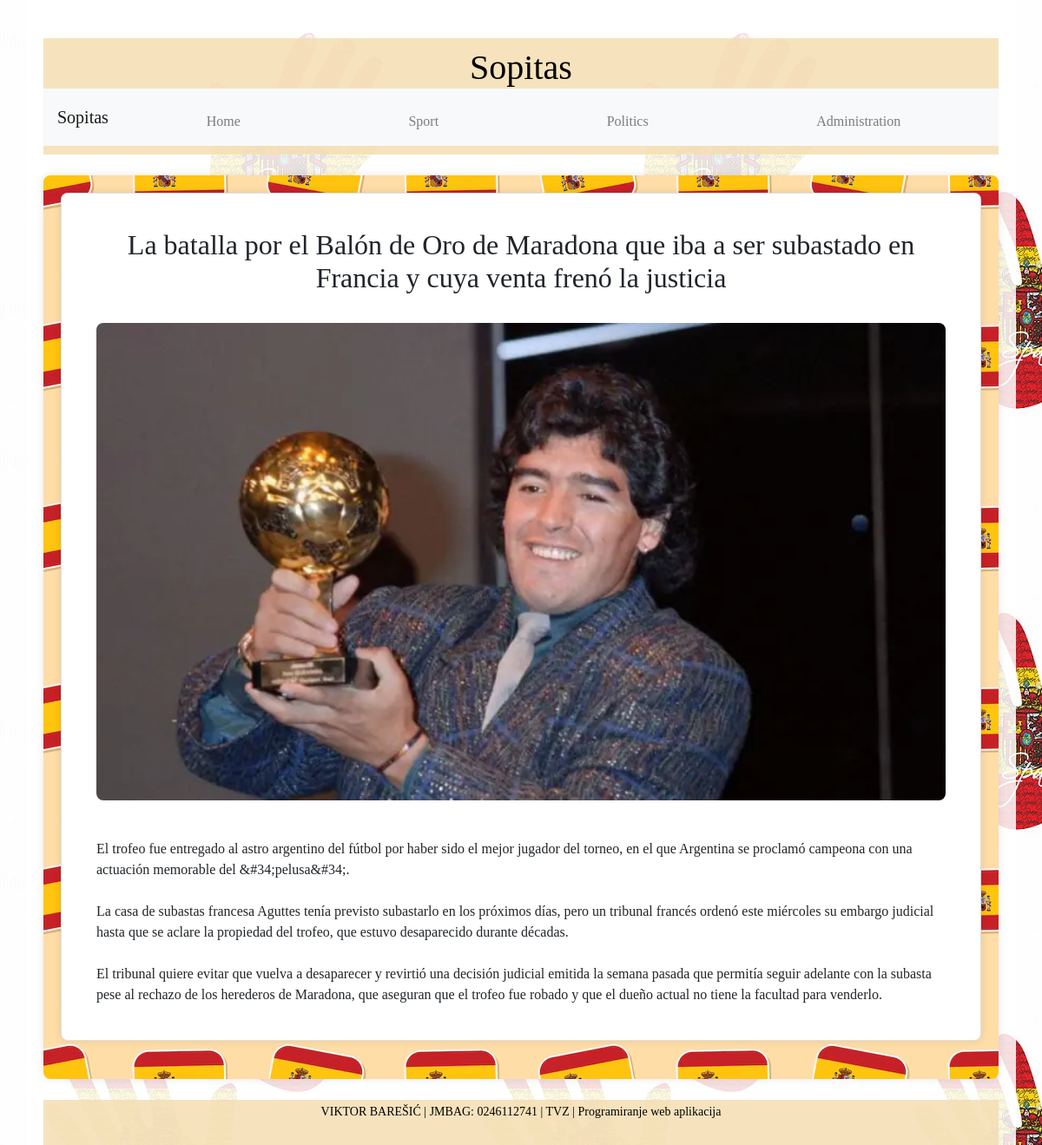
Page /article.php?id=30 on the committed database.
### tables this page shows
CREATE TABLE `news` (
  `id` int(11) NOT NULL,
  `title` varchar(255) NOT NULL,
  `summary` varchar(255) NOT NULL,
  `image` varchar(255) NOT NULL,
  `category` varchar(50) NOT NULL,
  `content` text NOT NULL
);

### article.php (the view, shortened to what this page needs)
<?php
require __DIR__ . '/config.php';
if (isset($_GET['id'])) {
    $article_id = $_GET['id'];
    $stmt = $conn->prepare("SELECT * FROM news WHERE id = ?");
    $stmt->bind_param('i', $article_id);
    $stmt->execute();
    $result = $stmt->get_result();
    $article = $result->fetch_assoc();
} else {
    die("Article ID not specified.");
}
?>
<!DOCTYPE html>
<html lang="en">
<head>
    <link rel="stylesheet" href="https://stackpath.bootstrapcdn.com/bootstrap/4.5.2/css/bootstrap.min.css">
    <link rel="stylesheet" href="css/style.css">
</head>
<body>
    <div class="container">
        <header class="my-4">
            <div class="header-title">
                <h1>Sopitas</h1>
            </div>
            <nav class="navbar navbar-expand-lg navbar-light bg-light w-100">
                <a class="navbar-brand" href="index.php">Sopitas</a>
                <div class="collapse navbar-collapse" id="navbarNav">
                    <ul class="navbar-nav">
                        <li class="nav-item"><a class="nav-link" href="index.php">Home</a></li>
                        <li class="nav-item"><a class="nav-link" href="sport.php">Sport</a></li>
                        <li class="nav-item"><a class="nav-link" href="politics.php">Politics</a></li>
                        <?php if (isset($_SESSION['username'])): ?>
                            <?php if ($_SESSION['role'] === 'admin'): ?>
                                <li class="nav-item"><a class="nav-link" href="enter_news.php">Enter News</a></li>
                            <?php endif; ?>
                            <li class="nav-item"><a class="nav-link" href="logout.php">Logout</a></li>
                        <?php else: ?>
                            <li class="nav-item"><a class="nav-link" href="administration.php?action=login">Administration</a></li>
                        <?php endif; ?>
                    </ul>
                </div>
            </nav>
        </header>
        <main>
            <article class="card mb-4">
                <div class="card-body">
                    <h2 class="card-title text-center"><?php echo htmlspecialchars($article['title']); ?></h2>
                    <img src="images/<?php echo htmlspecialchars($article['image']); ?>" alt="<?php echo htmlspecialchars($article['title']); ?>" class="img-fluid mb-4 article-image">
                    <div class="article-content">
                        <?php echo nl2br(htmlspecialchars($article['content'])); ?>
                    </div>
                </div>
            </article>
        </main>
        <footer class="text-center mt-4">
            <p>VIKTOR BAREŠIĆ | JMBAG: 0246112741 | TVZ | Programiranje web aplikacija</p>
        </footer>
    </div>
</body>
</html>

### css/style.css (style rules this page uses)
* { margin: 0; padding: 0; box-sizing: border-box; font-family: "Georgia", serif; }
html, body { height: 100%; }
body { background: url('../images/Pattern1.png') repeat; display: flex; justify-content: center; }
header { position: relative; background-color: rgba(245, 222, 179, 0.85); color: black; padding: 10px 0; text-align: center; width: 100%; }
header h1 { margin: 0; color: black; }
nav ul { list-style-type: none; padding: 0; margin: 10px 0; display: flex; justify-content: center; }
nav ul li { margin: 0 10px; }
nav ul li a { color: #fff; text-decoration: none; padding: 10px 15px; display: block; }
.container { background-color: rgba(255, 255, 255, 0.85); flex: 1; display: flex; flex-direction: column; padding: 20px; box-sizing: border-box; }
main { flex: 1; padding: 20px; background: url('../images/Patterns.png') repeat; background-color: rgba(255, 255, 255, 0.85); box-shadow: 0 0 10px rgba(0, 0, 0, 0.1); border-radius: 8px; }
footer { background-color: rgba(245, 222, 179, 0.85); color: black; text-align: center; padding: 3px 0 12px; margin-top: auto; width: 100%; font-size: 14px; }
article { background-color: #fafafa; padding: 20px; margin-bottom: 20px; border-radius: 8px; box-shadow: 0 0 10px rgba(0, 0, 0, 0.1); }
.article-image { width: 100%; height: auto; margin-top: 20px; border-radius: 8px; }
.article-content { margin-top: 20px; }
.card { background-color: #fff; box-shadow: 0 0 10px rgba(0, 0, 0, 0.1); border-radius: 8px; }

### article.php (style rules this page uses)
.header-title { display: flex; justify-content: space-between; align-items: center; position: relative; }
.header-title h1 { flex-grow: 1; text-align: center; }
.navbar-nav { flex: 1; display: flex; justify-content: space-around; }
.article-image { max-width: 100%; height: auto; }

### rows in the picture
news: title "La batalla por el Balón de Oro de Maradona que iba a ser subastado en Francia y cuya venta frenó la justicia", image (picture), content "El trofeo fue entregado al astro argentino del fútbol por haber sido el mejor jugador del torneo, en el que Argentina se proclamó campeona con una actuación memorable del &#34;pelusa&#34;. La casa de subastas francesa Aguttes tenía previsto subastarlo en los próximos días, pero un tribunal francés ordenó este miércoles su embargo judicial hasta que se aclare la propiedad del trofeo, que estuvo desaparecido durante décadas. El tribunal quiere evitar que vuelva a desaparecer y revirtió una decisión judicial emitida la semana pasada que permitía seguir adelante con la subasta pese al rechazo de los herederos de Maradona, que aseguran que el trofeo fue robado y que el dueño actual no tiene la…"
